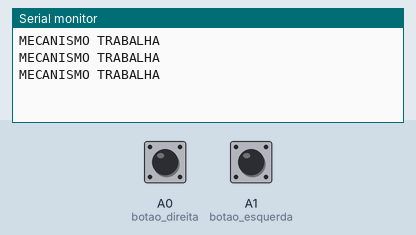
Recording of a program running on a simulated Arduino Uno, built with avr-gcc and run on an emulated ATmega328P. Parts: the last lines printed to the serial monitor. The test bench sets the inputs (shaded band); at power-on: A0 (botao_direita) HIGH, A1 (botao_esquerda) HIGH.

Above: at 2.8 s.
2.9 s: A0 (botao_direita) pulled LOW for 1.2 s
At 3.8 s:
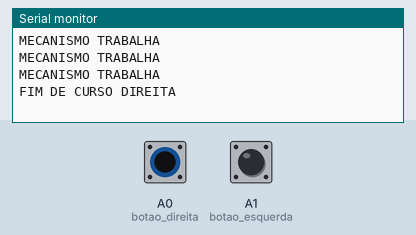
5.6 s: A1 (botao_esquerda) pulled LOW for 1.2 s
At 6.7 s:
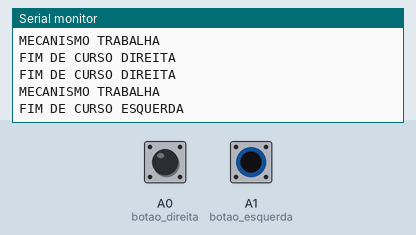

The program:

main.cpp
```cpp
#include <Arduino.h>

const int BAUT_RATE = 9600;
const int botao_direita = A0;
const int botao_esquerda = A1;


void setup() {
  // CONFIGURAR PORTA SERIE
  Serial.begin(BAUT_RATE);

  // Input dos botoes
  pinMode(botao_direita, INPUT_PULLUP);
  pinMode(botao_esquerda, INPUT_PULLUP);
}

void loop() {

  // LER ESTADO DOS BOTÕES
  int estado_direita = digitalRead(botao_direita);
  int estado_esquerda = digitalRead(botao_esquerda);

  // SE NENHUM BOTÃO ESTIVER PRESSIONADO
  if (estado_direita == HIGH && estado_esquerda == HIGH) {
    Serial.println("MECANISMO TRABALHA");
  }

  // SE BOTÃO DIREITA FOR PRESSIONADO
  if (estado_direita == LOW) {
    Serial.println("FIM DE CURSO DIREITA");
  }

  // SE BOTÃO ESQUERDA FOR PRESSIONADO
  if (estado_esquerda == LOW) {
    Serial.println("FIM DE CURSO ESQUERDA");
  }

  delay(1000);
}
```

Measured:
- after the input at 2.9 s, the serial monitor: prints a new line after 0.10 s (image 1)
- after the input at 5.6 s, the serial monitor: prints a new line after 0.40 s (image 2)
